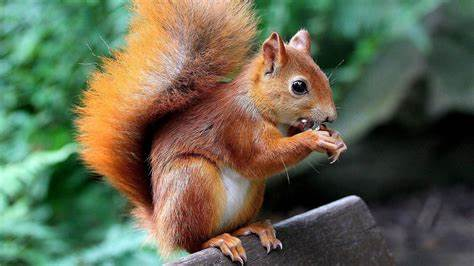
#> input picture images/squirrel.jpg, 474 x 266 px
$ jupyter execute 15_Canny.ipynb
#> lines starting #> are read from the running program, lines starting #| are printed output that depends on the picture; after the words box and inside, x2 and y2 are one past the last pixel; in counts of white or black regions, pixels touching at a corner belong together
https://blog.csdn.net/Cream_Cicilian/article/details/105524521

[cell 1]
import numpy as np
import cv2
from PIL import Image
import skimage
import matplotlib.pyplot as plt

[cell 2]
image = cv2.imread("../images/squirrel.jpg")
#> image is the input picture: shape (266, 474, 3); mean B, G, R 79.7, 102, 99.4
image = cv2.cvtColor(image, cv2.COLOR_BGR2RGB)
plt.imshow(image)

# Canny 边缘检测

Canny - 高低阈值输出二值图像

T1， T2为阈值，凡是高于T2的都保留，凡是小于T1都丢弃，从高于T2的像素出发，凡是大于T1而且相互连接的，都保留。最终得到一个输出二值图像。

推荐的高低阈值比值为 T2: T1 = 3:1/2:1其中T2为高阈值，T1为低阈值

注意： 边缘检测无法检测图片的边缘,要检测图片边缘可以使用 copyMakeBorder 添加黑边

Canny 边缘检测算法是一种非常流行的边缘检测算法，是 John F. Canny 于 1986年提出的，被认为是最优的边缘检测算法。

[cell 3]
c = cv2.Canny(
    image=image,
    threshold1=85,
    threshold2=255,
    L2gradient=False,
)
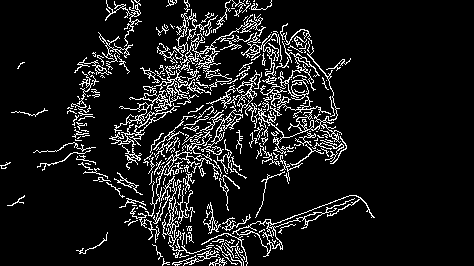
#> c: shape (266, 474); 9.8% white in thin lines or dots, all inside (x1, y1, x2, y2) = (0, 0, 375, 266)
plt.imshow(c, cmap="gray")

# skimage.feature.canny

仅支持单通道图像

[cell 4]
image_gray = cv2.cvtColor(image, cv2.COLOR_RGB2GRAY)
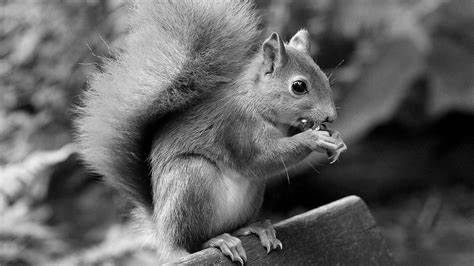
#> image_gray: shape (266, 474); min 0, max 254, mean 98.7
print(image_gray.shape)
#| (266, 474)
plt.imshow(image_gray, cmap="gray")

[cell 5]
sc = skimage.feature.canny(
    image=image_gray,
    sigma=1,
    low_threshold=50,
    high_threshold=100,
)
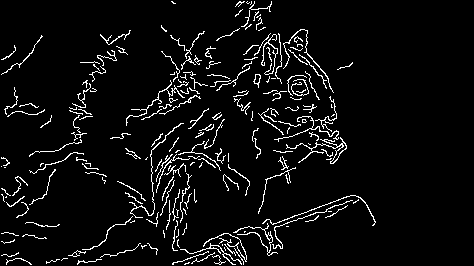
#> sc: shape (266, 474) bool; 5.4% white in thin lines or dots, all inside (x1, y1, x2, y2) = (1, 1, 376, 265)
plt.imshow(sc, cmap="gray")

# skimage.segmentation.find_boundaries

[cell 6]
# 不能找彩色图像,找的是int和bool图像
b = skimage.segmentation.find_boundaries(
    label_img=image_gray,
    connectivity=1,
    mode="outer"
)
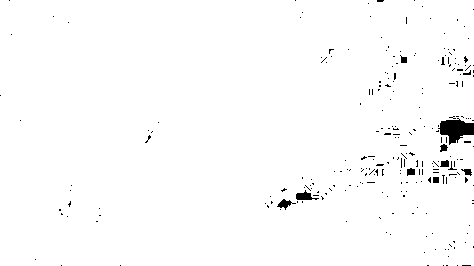
#> b: shape (266, 474) bool; 98.5% white; 249 black regions (239 under 20 px), largest, box (x1, y1, x2, y2) and area: (438, 118, 474, 145) 562, (296, 190, 319, 200) 120, (277, 199, 296, 210) 87
print(b)
#> (printed output is left out)
plt.imshow(b)
